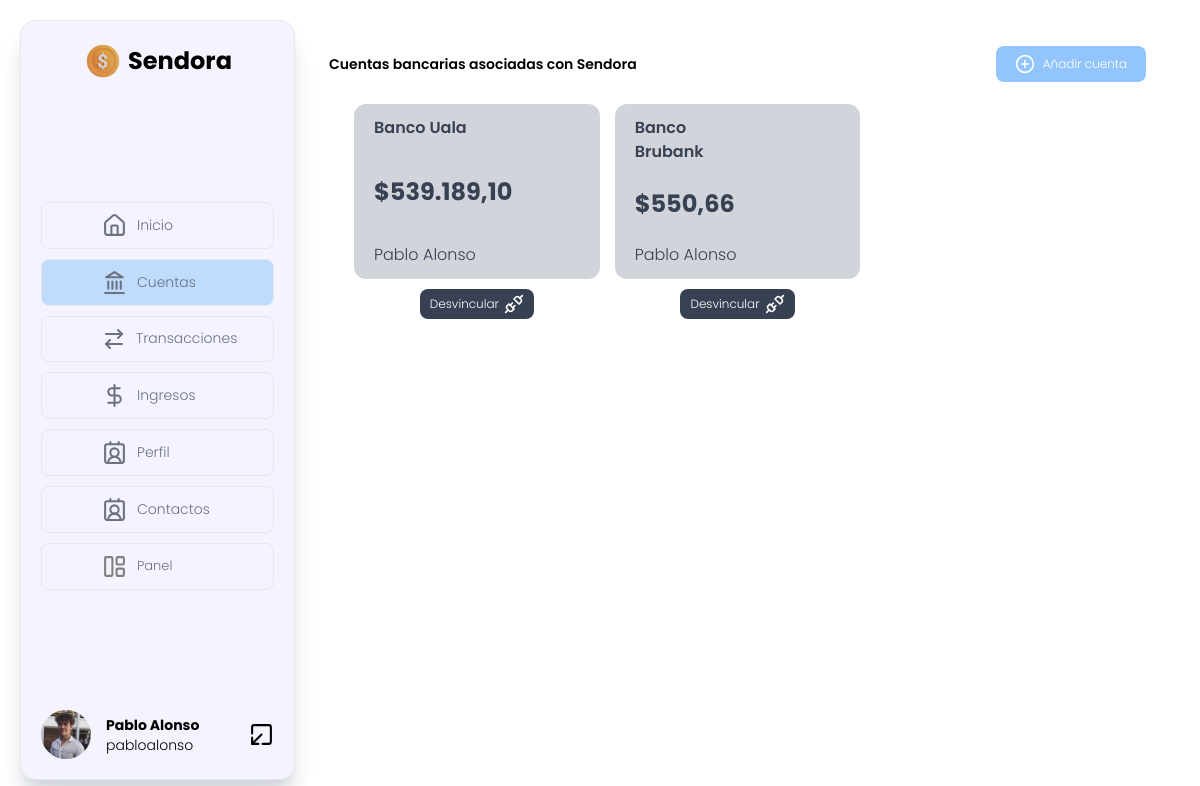
Page /accounts/ (signed in) on the committed database.
### Apps/Profiles/models.py (models this page shows, shortened)
class Profiles(models.Model):
    usuario = models.OneToOneField(Users, on_delete=models.CASCADE)
    foto_perfil = models.ImageField(upload_to='users/', verbose_name="Foto de perfil",  default="users/no-photo.png")
    dni = models.CharField(max_length=50, default=" ", blank=True)
    phone_number = models.CharField(max_length=50, default=" ", blank=True)
    fecha_nacimiento =  models.DateField(null=True, blank=True)
    cuentas_favoritas = models.ManyToManyField(SendoraAccounts, blank=True)
    class Meta:
        verbose_name = "Perfil"
        verbose_name_plural = "Perfiles"

### Apps/Users/models.py (models this page shows)
class Users(AbstractUser):
    actualizado = models.DateTimeField(auto_now=True)  # Se actualiza automáticamente
    class Meta:
        db_table = "users"
        verbose_name = "Usuario"
        verbose_name_plural = "Usuarios"
    def __str__(self):
        return f"{self.first_name} {self.last_name}"

### Apps/Accounts/models.py (models this page shows, shortened)
class BankAccounts(models.Model):
    alias = models.CharField(max_length=50)
    titular = models.ForeignKey(Users, on_delete=models.CASCADE,)
    saldo = models.DecimalField(
        default=generar_saldo_aleatorio,  # Usamos la función para generar el saldo aleatorio
        decimal_places=2,
        max_digits=10
    )
    banco  = models.ForeignKey(Banks, on_delete=models.CASCADE, null=True)
    class Meta:
        verbose_name = "Bancaria"
        verbose_name_plural = "Bancarias"

### Apps/Banks/models.py (models this page shows)
class Banks(models.Model):
    nombre = models.CharField(max_length=50)  # Nombre del banco
    email = models.EmailField(null=True, blank=True)  # Correo electrónico de contacto
    website = models.URLField(null=True, blank=True)  # Sitio web oficial
    def __str__(self):
        return self.nombre
    class Meta:
        verbose_name = "Banco"
        verbose_name_plural = "Bancos"

### Apps/Accounts/views.py (the view)
# urls.py: path('', views.accounts, name="accounts"),
@login_required
def accounts(request):
    usuario_logueado = request.user
    cuentas_bancarias = BankAccounts.objects.filter(titular=usuario_logueado)
    context = {
        "cuentas_bancarias": cuentas_bancarias,
    }
    return render(request, "accounts.html", context)

### processors/es_administrador.py (called while the page is built)
def usuario_es_administrador(request):
    usuario_es_administrador = request.user.groups.filter(name='Administrador').exists() #el metodo exists() verifica si el usuario pertenece a ese grupo
    return {'usuario_es_administrador': usuario_es_administrador}

### processors/profile.py (called while the page is built)
def get_profile(request):
    if isinstance(request.user, AnonymousUser):
        return {}  # Devuelve un diccionario vacío si el usuario no está autenticado
    try:
        perfil = Profiles.objects.get(usuario=request.user)
    except Profiles.DoesNotExist:
        perfil = None  # Si el perfil no existe, maneja el caso
    return {
        'perfil': perfil if perfil else None
    }

### Apps/Accounts/templates/accounts.html (shortened to what this page needs)
{% extends 'left-sidebar.html' %}
{% load  static %}
{% load humanize %}
{% block sidebar %}
    <div class=" rounded-xl w-[100%] h-[100%] overflow-y-scroll p-1 hideScrollbar">
        <div class="flex items-center justify-between">
            <h2 class="py-[30px] text-sm font-semibold ">Cuentas bancarias asociadas con Sendora</h2>
            <a href="{% url 'addbankaccount' %}" class="max-w-[150px] h-fit flex-1 flex items-center justify-center gap-2 bg-blue-300 py-2 px-4 text-white rounded-lg text-sm transform transition-all duration-300 hover:scale-105">
                <img src="{% static 'img/add-bank.svg' %}" alt="Añadir cuenta" width="20" height="20">
                <span class="whitespace-nowrap text-[12px]">Añadir cuenta</span>
            </a>
        </div>
        <div class="grid grid-cols-3 gap-[15px] px-[25px]">
            {% if cuentas_bancarias %}
                {% for t in cuentas_bancarias  %}
                    <div class="">
                            <div class=" mb-[10px] linesBackground bg-gray-300 relative z-50 flex h-[175px]  text-gray-700 rounded-xl overflow-hidden transform transition-all duration-300 hover:scale-105 hover:bg-gray-800 hover:text-white
                            ">
                                <div class="flex-1 flex flex-col justify-between px-5 py-3 ">
                                    <h3 class="font-semibold">Banco {{t.banco }}</h3>
                                    <div class="flex justify-between items-center">
                                        <p class="text-2xl font-bold">${{t.saldo|intcomma }}</p>
                                    </div>
                                    <div>
                                        <p class="">
                                            {{ user }}
                                        </p>
                                    </div>
                                </div>
                                <div class="w-[33.33%] relative  ">
                                    <div class=" h-[100[12px] w-[100%] flex flex-col items-center justify-between pb-5 pt-10">
                                    </div>
                                </div>
                            </div>
                           <div class="flex justify-center">
                                <form action="{% url 'deslink' t.id %}" method="POST" class="flex text-[12px] w-fit py-[5px] px-[10px] bg-gray-700 text-white rounded-lg whitespace-nowrap">
                                    <button type="submit" class=" flex items-center gap-[5px]">
                                        <span>Desvincular</span>
                                        <img src="{% static 'img/unplug.svg' %}" width="20px" height="20px" alt="Desvincular" />
                                    </button>
                                </form>
                           </div>
                    </div>
                {% endfor %}
            {% endif %}
        </div>
    </div>
{% endblock sidebar%}

### Apps/Dashboard/templates/left-sidebar.html (shortened to what this page needs)
{% load static  %}
<!DOCTYPE html>
<html lang="en">
<head>
    <script src="https://cdn.tailwindcss.com"></script>
    <link rel="stylesheet" href="{% static 'css/left-sidebar.css' %}">
    <link rel="stylesheet" href="{% static 'css/dotted.css' %}">
</head>
<body class="h-[calc(100vh-40px)] m-5 poppinsMedium">
        <div class="flex h-[100%]">
            <div class="flex flex-col justify-between items-center w-[275px] border bg-violet-50 shadow-xl shadow-gray-300 p-[20px] rounded-[15px] overflow-hidden">
                 <div class="flex items-center gap-[5px]  justify-center hover:rotate-3 transition-all duration-300">
                    <img src="{% static 'img/my-coin.png' %}" alt="" width="40px" height="40px">
                    <h2 class="font-bold text-2xl">Sendora</h2>
                 </div>
                 <ul class=" w-[100%] flex flex-col  gap-[10px]">
                    <li class="">
                        <a href="{% url 'dashboard' %} "
                        class="{% if 'dashboard' in request.path %}flex items-center px-[60px] gap-[10px] whitespace-nowrap transition-all duration-300 border bg-blue-200 py-[10px] rounded-lg
                        {% else %}
                        flex items-center px-[60px] gap-[10px] whitespace-nowrap transition-all duration-300  py-[10px] rounded-lg border
                        {% endif %}
                        ">
                            <img src="{% static 'img/home.svg' %}" alt="banks" width="25px" height="25px">
                            <span  class="text-gray-500 text-[14px]">Inicio</span>
                        </a>
                    </li>
                    <li class="">
                        <a href="{% url 'accounts' %}"
                        class="{% if 'accounts' in request.path %}flex items-center px-[60px] gap-[10px] whitespace-nowrap transition-all duration-300 border bg-blue-200 py-[10px] rounded-lg
                        {% else %}
                        flex items-center px-[60px] gap-[10px] whitespace-nowrap transition-all duration-300  py-[10px] rounded-lg border
                        {% endif %}
                        ">
                            <img src="{% static 'img/banks.svg' %}" alt="banks" width="25px" height="25px">
                            <span  class="text-gray-500 text-[14px]">Cuentas</span>
                        </a>
                    </li>
                    <li>
                        <a href="{% url 'transactions' %}"
                        class="{% if 'transactions' in request.path %}flex items-center px-[60px] gap-[10px] whitespace-nowrap transition-all duration-300  border bg-blue-200 py-[10px] rounded-lg
                        {% else %}
                        flex items-center px-[60px] gap-[10px] whitespace-nowrap transition-all duration-300  py-[10px] rounded-lg border
                        {% endif %}
                        ">
                            <img src="{% static 'img/transactions.svg' %}" alt="banks" width="25px" height="25px">
                            <span class="text-gray-500 text-[14px]">Transacciones</span>
                        </a>
                    </li>
                    <li>
                        <a href="{% url 'income' %}"
                        class="{% if 'income' in request.path %}flex items-center px-[60px] gap-[10px] whitespace-nowrap transition-all duration-300  border bg-blue-200 py-[10px] rounded-lg
                        {% else %}
                        flex items-center px-[60px] gap-[10px] whitespace-nowrap transition-all duration-300  py-[10px] rounded-lg border
                        {% endif %}
                        ">
                            <img src="{% static 'img/dollar-sign.svg' %}" alt="banks" width="25px" height="25px">
                            <span class="text-gray-500 text-[14px]">Ingresos</span>
                        </a>
                    </li>
                    <li>
                        <a href="{% url 'editprofile' %}"
                        class="{% if 'edit' in request.path %} flex items-center px-[60px] gap-[10px] whitespace-nowrap transition-all duration-300  border bg-blue-200 py-[10px] rounded-lg
                        {% else %}
                        flex items-center px-[60px] gap-[10px] whitespace-nowrap transition-all duration-300  py-[10px] rounded-lg border
                        {% endif %}
                        ">
                            <img src="{% static 'img/user.svg' %}" alt="banks" width="25px" height="25px">
                            <span class="text-gray-500 text-[14px]">Perfil</span>
                        </a>
                    </li>
                    <li>
                        <a href="{% url 'vercontactos' %}"
                        class="{% if 'vercontactos' in request.path %} flex items-center px-[60px] gap-[10px] whitespace-nowrap transition-all duration-300  border bg-blue-200 py-[10px] rounded-lg
                        {% else %}
                        flex items-center px-[60px] gap-[10px] whitespace-nowrap transition-all duration-300  py-[10px] rounded-lg border
                        {% endif %}
                        ">
                            <img src="{% static 'img/user.svg' %}" alt="banks" width="25px" height="25px">
                            <span class="text-gray-500 text-[14px]">Contactos</span>
                        </a>
                    </li>
                 {% if usuario_es_administrador %}
                            <li>
                                <a href="{% url 'lista_de_usuarios' %}"
                                class="{% if 'lista_de_usuarios' in request.path %} flex items-center px-[60px] gap-[10px] whitespace-nowrap transition-all duration-300  border bg-blue-200 py-[10px] rounded-lg
                                {% else %}
                                flex items-center px-[60px] gap-[10px] whitespace-nowrap transition-all duration-300  py-[10px] rounded-lg border
                                {% endif %}
                                ">
                                    <img src="{% static 'img/panel.svg' %}" alt="banks" width="25px" height="25px">
                                    <span class="text-gray-500 text-[13px]">Panel</span>
                                </a>
                            </li>
                    {% endif %}
                 </ul>
                <footer class="flex justify-between items-center w-[100%]">
                   <div class="flex items-center gap-[15px]">
                        <div>
                            <img src="{{ perfil.foto_perfil.url }}" alt="user-photo" width="50px" height="50px" class="rounded-[50%] transform hover:scale-110 transition-all duration-300">
                        </div>
                        <div class="text-sm">
                            <h3 class="font-bold">{{ user.first_name }} {{ user.last_name }}</h3>
                            <p>{{ user.username }}</p>
                        </div>
                   </div>
                    <a href="{% url 'logout' %}">
                        <img src="{% static 'img/leave.svg' %}" alt="logout" width="25px" height="25px">
                    </a>
                </footer>
            </div>
            <div class=" flex-1 rounded-[15px] overflow-hidden  px-[30px] ">
                {% block sidebar %}
                {% endblock sidebar %}
            </div>
        </div>
</body>
</html>

### Apps/Dashboard/static/css/left-sidebar.css (style rules this page uses)
.poppinsMedium { font-family: "Poppins", sans-serif; font-weight: 300; font-style: normal; }
.linesBackground { background-image: url("../img/lines.svg"); position: relative; }
.hideScrollbar { scrollbar-width: none; }

### rows in the picture
Profiles: foto_perfil (picture)
Users: first_name "Pablo", last_name "Alonso", username "pabloalonso", first_name+last_name "Pablo Alonso"
BankAccounts: banco "Uala", saldo "539.189,10"
BankAccounts: banco "Brubank", saldo "550,66"
